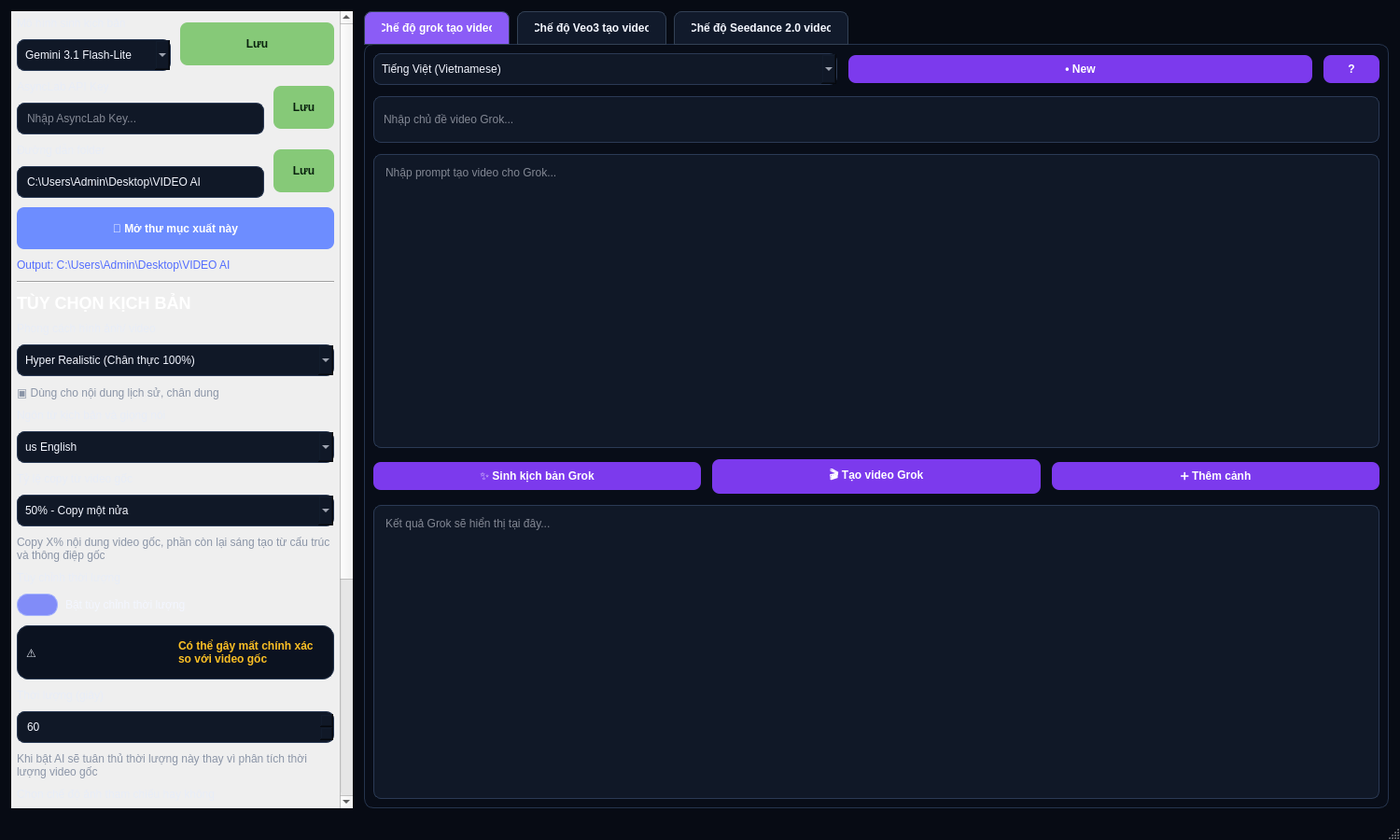
<?xml version="1.0" encoding="UTF-8"?>
<ui version="4.0">
 <class>MainWindow</class>
 <widget class="QMainWindow" name="MainWindow">
  <property name="geometry">
   <rect>
    <x>0</x>
    <y>0</y>
    <width>1500</width>
    <height>900</height>
   </rect>
  </property>
  <property name="minimumSize">
   <size>
    <width>1200</width>
    <height>760</height>
   </size>
  </property>
  <property name="windowTitle">
   <string>Tool Video AI</string>
  </property>
  <property name="styleSheet">
   <string notr="true">QMainWindow, QWidget#centralwidget {
    background-color: #070b14;
    color: #e8edf7;
    font-family: Arial;
}
QLabel {
    color: #e8edf7;
}
QLineEdit, QTextEdit, QPlainTextEdit, QComboBox, QSpinBox {
    background-color: #101827;
    color: #f3f6ff;
    border: 1px solid #2b3a55;
    border-radius: 8px;
    padding: 8px;
    selection-background-color: #7c3aed;
}
QLineEdit:focus, QTextEdit:focus, QComboBox:focus, QSpinBox:focus {
    border: 1px solid #8b5cf6;
}
QPushButton {
    background-color: #7c3aed;
    color: white;
    border: none;
    border-radius: 8px;
    padding: 8px 12px;
    font-weight: bold;
}
QPushButton:hover {
    background-color: #8b5cf6;
}
QPushButton:pressed {
    background-color: #6d28d9;
}
QTabWidget::pane {
    border: 1px solid #25344d;
    border-radius: 10px;
    top: -1px;
    background: #080d18;
}
QTabBar::tab {
    background: #111a2b;
    color: #f4f7ff;
    border: 1px solid #334155;
    padding: 10px 18px;
    margin-right: 8px;
    border-top-left-radius: 8px;
    border-top-right-radius: 8px;
    font-weight: bold;
}
QTabBar::tab:selected {
    background: #8b5cf6;
    color: white;
}
QScrollArea {
    border: none;
    background: transparent;
}
QFrame#sidebarFrame, QFrame#mainFrame {
    background-color: #070b14;
}
QFrame#boxFrame, QFrame#characterFrame, QFrame#sceneCard_1, QFrame#sceneCard_2, QFrame#sceneCard_3, QFrame#sceneCard_4, QFrame#sceneCard_5, QFrame#sceneCard_6 {
    background-color: #0b1220;
    border: 1px solid #26364f;
    border-radius: 12px;
}
QFrame#sceneCard_1, QFrame#sceneCard_2, QFrame#sceneCard_3, QFrame#sceneCard_4, QFrame#sceneCard_5, QFrame#sceneCard_6 {
    border-style: dashed;
    border-color: #f59e0b;
}
QLabel#sectionTitle, QLabel#sectionTitle_2, QLabel#sectionTitle_3 {
    color: #ffffff;
    font-size: 18px;
    font-weight: bold;
}
QLabel#hintLabel, QLabel#hintLabel_2, QLabel#hintLabel_3, QLabel#hintLabel_4, QLabel#hintLabel_5, QLabel#hintLabel_6 {
    color: #8b95a7;
}
QLabel#blueLabel, QLabel#blueLabel_2, QLabel#blueLabel_3, QLabel#blueLabel_4, QLabel#blueLabel_5, QLabel#blueLabel_6 {
    color: #22d3ee;
    font-weight: bold;
}
QLabel#orangeLabel {
    color: #f59e0b;
    font-weight: bold;
}
QCheckBox {
    color: #f3f6ff;
    spacing: 8px;
}
QCheckBox::indicator {
    width: 42px;
    height: 22px;
}
QCheckBox::indicator:unchecked {
    border-radius: 11px;
    background-color: #374151;
    border: 1px solid #4b5563;
}
QCheckBox::indicator:checked {
    border-radius: 11px;
    background-color: #818cf8;
    border: 1px solid #a5b4fc;
}</string>
  </property>
  <widget class="QWidget" name="centralwidget">
   <layout class="QHBoxLayout" name="horizontalLayout_root" stretch="1,3">
    <property name="spacing">
     <number>12</number>
    </property>
    <property name="leftMargin">
     <number>12</number>
    </property>
    <property name="topMargin">
     <number>12</number>
    </property>
    <property name="rightMargin">
     <number>12</number>
    </property>
    <property name="bottomMargin">
     <number>12</number>
    </property>
    <item>
     <widget class="QFrame" name="sidebarFrame">
      <property name="minimumSize">
       <size>
        <width>330</width>
        <height>0</height>
       </size>
      </property>
      <property name="maximumSize">
       <size>
        <width>430</width>
        <height>16777215</height>
       </size>
      </property>
      <property name="frameShape">
       <enum>QFrame::NoFrame</enum>
      </property>
      <layout class="QVBoxLayout" name="verticalLayout_sidebar_root">
       <property name="spacing">
        <number>10</number>
       </property>
       <property name="leftMargin">
        <number>0</number>
       </property>
       <property name="topMargin">
        <number>0</number>
       </property>
       <property name="rightMargin">
        <number>0</number>
       </property>
       <property name="bottomMargin">
        <number>0</number>
       </property>
       <item>
        <widget class="QScrollArea" name="scrollArea_sidebar">
         <property name="widgetResizable">
          <bool>true</bool>
         </property>
         <widget class="QWidget" name="scrollAreaWidgetContents_sidebar">
          <property name="geometry">
           <rect>
            <x>0</x>
            <y>0</y>
            <width>352</width>
            <height>1244</height>
           </rect>
          </property>
          <layout class="QVBoxLayout" name="verticalLayout_sidebar">
           <property name="spacing">
            <number>10</number>
           </property>
           <property name="leftMargin">
            <number>6</number>
           </property>
           <property name="topMargin">
            <number>6</number>
           </property>
           <property name="rightMargin">
            <number>6</number>
           </property>
           <property name="bottomMargin">
            <number>6</number>
           </property>
           <item>
            <layout class="QHBoxLayout" name="horizontalLayout_model">
             <item>
              <layout class="QVBoxLayout" name="verticalLayout_model_text">
               <item>
                <widget class="QLabel" name="label_model_title">
                 <property name="text">
                  <string>Mô hình sinh kịch bản</string>
                 </property>
                </widget>
               </item>
               <item>
                <widget class="QComboBox" name="comboBox_model">
                 <item>
                  <property name="text">
                   <string>Gemini 3.1 Flash-Lite</string>
                  </property>
                 </item>
                 <item>
                  <property name="text">
                   <string>Gemini 2.5 Flash</string>
                  </property>
                 </item>
                 <item>
                  <property name="text">
                   <string>GPT / OpenAI</string>
                  </property>
                 </item>
                </widget>
               </item>
              </layout>
             </item>
             <item>
              <widget class="QPushButton" name="btn_save_model">
               <property name="minimumSize">
                <size>
                 <width>65</width>
                 <height>46</height>
                </size>
               </property>
               <property name="styleSheet">
                <string notr="true">background-color: #86c978; color: #08210d;</string>
               </property>
               <property name="text">
                <string>Lưu</string>
               </property>
              </widget>
             </item>
            </layout>
           </item>
           <item>
            <layout class="QHBoxLayout" name="horizontalLayout_api_key">
             <item>
              <layout class="QVBoxLayout" name="verticalLayout_api_key">
               <item>
                <widget class="QLabel" name="label_api_key">
                 <property name="text">
                  <string>AsyncLab API Key</string>
                 </property>
                </widget>
               </item>
               <item>
                <widget class="QLineEdit" name="lineEdit_async_key">
                 <property name="echoMode">
                  <enum>QLineEdit::Password</enum>
                 </property>
                 <property name="placeholderText">
                  <string>Nhập AsyncLab Key...</string>
                 </property>
                </widget>
               </item>
              </layout>
             </item>
             <item>
              <widget class="QPushButton" name="btn_save_api_key">
               <property name="minimumSize">
                <size>
                 <width>65</width>
                 <height>46</height>
                </size>
               </property>
               <property name="styleSheet">
                <string notr="true">background-color: #86c978; color: #08210d;</string>
               </property>
               <property name="text">
                <string>Lưu</string>
               </property>
              </widget>
             </item>
            </layout>
           </item>
           <item>
            <layout class="QHBoxLayout" name="horizontalLayout_folder">
             <item>
              <layout class="QVBoxLayout" name="verticalLayout_folder">
               <item>
                <widget class="QLabel" name="label_output_folder">
                 <property name="text">
                  <string>Đường dẫn folder</string>
                 </property>
                </widget>
               </item>
               <item>
                <widget class="QLineEdit" name="lineEdit_output_folder">
                 <property name="text">
                  <string>C:\Users\Admin\Desktop\VIDEO AI</string>
                 </property>
                </widget>
               </item>
              </layout>
             </item>
             <item>
              <widget class="QPushButton" name="btn_save_folder">
               <property name="minimumSize">
                <size>
                 <width>65</width>
                 <height>46</height>
                </size>
               </property>
               <property name="styleSheet">
                <string notr="true">background-color: #86c978; color: #08210d;</string>
               </property>
               <property name="text">
                <string>Lưu</string>
               </property>
              </widget>
             </item>
            </layout>
           </item>
           <item>
            <widget class="QPushButton" name="btn_open_output_folder">
             <property name="minimumSize">
              <size>
               <width>0</width>
               <height>45</height>
              </size>
             </property>
             <property name="styleSheet">
              <string notr="true">background-color: #6d8dff; color: white; border-radius: 8px;</string>
             </property>
             <property name="text">
              <string>📁 Mở thư mục xuất này</string>
             </property>
            </widget>
           </item>
           <item>
            <widget class="QLabel" name="label_output_path">
             <property name="styleSheet">
              <string notr="true">color: #536dfe;</string>
             </property>
             <property name="text">
              <string>Output: C:\Users\Admin\Desktop\VIDEO AI</string>
             </property>
            </widget>
           </item>
           <item>
            <widget class="Line" name="line_sidebar_1">
             <property name="orientation">
              <enum>Qt::Horizontal</enum>
             </property>
            </widget>
           </item>
           <item>
            <widget class="QLabel" name="sectionTitle">
             <property name="text">
              <string>TÙY CHỌN KỊCH BẢN</string>
             </property>
            </widget>
           </item>
           <item>
            <widget class="QLabel" name="label_style">
             <property name="text">
              <string>Phong cách hình ảnh/ video</string>
             </property>
            </widget>
           </item>
           <item>
            <widget class="QComboBox" name="comboBox_style">
             <item>
              <property name="text">
               <string>Hyper Realistic (Chân thực 100%)</string>
              </property>
             </item>
             <item>
              <property name="text">
               <string>Anime style</string>
              </property>
             </item>
             <item>
              <property name="text">
               <string>Cinematic realistic</string>
              </property>
             </item>
            </widget>
           </item>
           <item>
            <widget class="QLabel" name="hintLabel">
             <property name="text">
              <string>▣ Dùng cho nội dung lịch sử, chân dung</string>
             </property>
            </widget>
           </item>
           <item>
            <widget class="QLabel" name="label_language">
             <property name="text">
              <string>Ngôn từ kịch bản và giọng nói</string>
             </property>
            </widget>
           </item>
           <item>
            <widget class="QComboBox" name="comboBox_script_language">
             <item>
              <property name="text">
               <string>us English</string>
              </property>
             </item>
             <item>
              <property name="text">
               <string>Tiếng Việt</string>
              </property>
             </item>
             <item>
              <property name="text">
               <string>Japanese</string>
              </property>
             </item>
            </widget>
           </item>
           <item>
            <widget class="QLabel" name="label_copy_ratio">
             <property name="text">
              <string>Tỷ lệ copy từ video gốc</string>
             </property>
            </widget>
           </item>
           <item>
            <widget class="QComboBox" name="comboBox_copy_ratio">
             <item>
              <property name="text">
               <string>50% - Copy một nửa</string>
              </property>
             </item>
             <item>
              <property name="text">
               <string>30% - Copy nhẹ</string>
              </property>
             </item>
             <item>
              <property name="text">
               <string>70% - Copy nhiều</string>
              </property>
             </item>
            </widget>
           </item>
           <item>
            <widget class="QLabel" name="hintLabel_2">
             <property name="text">
              <string>Copy X% nội dung video gốc, phần còn lại sáng tạo từ cấu trúc và thông điệp gốc</string>
             </property>
             <property name="wordWrap">
              <bool>true</bool>
             </property>
            </widget>
           </item>
           <item>
            <widget class="QLabel" name="label_duration_custom">
             <property name="text">
              <string>Tùy chỉnh thời lượng</string>
             </property>
            </widget>
           </item>
           <item>
            <widget class="QCheckBox" name="checkBox_custom_duration">
             <property name="text">
              <string>Bật tùy chỉnh thời lượng</string>
             </property>
             <property name="checked">
              <bool>true</bool>
             </property>
            </widget>
           </item>
           <item>
            <widget class="QFrame" name="boxFrame">
             <property name="minimumSize">
              <size>
               <width>0</width>
               <height>58</height>
              </size>
             </property>
             <layout class="QHBoxLayout" name="horizontalLayout_warning">
              <item>
               <widget class="QLabel" name="label_warning_icon">
                <property name="text">
                 <string>⚠️</string>
                </property>
               </widget>
              </item>
              <item>
               <widget class="QLabel" name="label_warning_text">
                <property name="styleSheet">
                 <string notr="true">color: #fbbf24; font-weight: bold;</string>
                </property>
                <property name="text">
                 <string>Có thể gây mất chính xác so với video gốc</string>
                </property>
                <property name="wordWrap">
                 <bool>true</bool>
                </property>
               </widget>
              </item>
             </layout>
            </widget>
           </item>
           <item>
            <widget class="QLabel" name="label_duration_sec">
             <property name="text">
              <string>Thời lượng (giây)</string>
             </property>
            </widget>
           </item>
           <item>
            <widget class="QSpinBox" name="spinBox_duration">
             <property name="minimum">
              <number>5</number>
             </property>
             <property name="maximum">
              <number>600</number>
             </property>
             <property name="value">
              <number>60</number>
             </property>
            </widget>
           </item>
           <item>
            <widget class="QLabel" name="hintLabel_3">
             <property name="text">
              <string>Khi bật AI sẽ tuân thủ thời lượng này thay vì phân tích thời lượng video gốc</string>
             </property>
             <property name="wordWrap">
              <bool>true</bool>
             </property>
            </widget>
           </item>
           <item>
            <widget class="QLabel" name="label_reference_choice">
             <property name="text">
              <string>Chọn chế độ ảnh tham chiếu hay không</string>
             </property>
            </widget>
           </item>
           <item>
            <widget class="QCheckBox" name="checkBox_reference_image">
             <property name="text">
              <string>Ảnh tham chiếu</string>
             </property>
             <property name="checked">
              <bool>true</bool>
             </property>
            </widget>
           </item>
           <item>
            <widget class="QCheckBox" name="checkBox_sync_character_voice">
             <property name="text">
              <string>Đồng nhất giọng nhân vật</string>
             </property>
             <property name="checked">
              <bool>true</bool>
             </property>
            </widget>
           </item>
           <item>
            <widget class="QLabel" name="label_voice_character">
             <property name="text">
              <string>Giọng nhân vật đồng nhất</string>
             </property>
            </widget>
           </item>
           <item>
            <widget class="QTextEdit" name="textEdit_character_voice">
             <property name="minimumSize">
              <size>
               <width>0</width>
               <height>90</height>
              </size>
             </property>
             <property name="placeholderText">
              <string>Nhập mô tả giọng nhân vật...</string>
             </property>
            </widget>
           </item>
           <item>
            <spacer name="verticalSpacer_sidebar_bottom">
             <property name="orientation">
              <enum>Qt::Vertical</enum>
             </property>
             <property name="sizeHint" stdset="0">
              <size>
               <width>20</width>
               <height>40</height>
              </size>
             </property>
            </spacer>
           </item>
          </layout>
         </widget>
        </widget>
       </item>
      </layout>
     </widget>
    </item>
    <item>
     <widget class="QFrame" name="mainFrame">
      <property name="frameShape">
       <enum>QFrame::NoFrame</enum>
      </property>
      <layout class="QVBoxLayout" name="verticalLayout_main">
       <property name="spacing">
        <number>8</number>
       </property>
       <property name="leftMargin">
        <number>0</number>
       </property>
       <property name="topMargin">
        <number>0</number>
       </property>
       <property name="rightMargin">
        <number>0</number>
       </property>
       <property name="bottomMargin">
        <number>0</number>
       </property>
       <item>
        <widget class="QTabWidget" name="tabWidget_video_mode">
         <property name="currentIndex">
          <number>0</number>
         </property>
         <widget class="QWidget" name="tab_grok">
          <attribute name="title">
           <string>Chế độ grok tạo video</string>
          </attribute>
          <layout class="QVBoxLayout" name="verticalLayout_grok">
           <property name="spacing">
            <number>12</number>
           </property>
           <item>
            <layout class="QHBoxLayout" name="horizontalLayout_grok_top">
             <item>
              <widget class="QComboBox" name="comboBox_grok_language">
               <item>
                <property name="text">
                 <string>Tiếng Việt (Vietnamese)</string>
                </property>
               </item>
               <item>
                <property name="text">
                 <string>English</string>
                </property>
               </item>
              </widget>
             </item>
             <item>
              <widget class="QPushButton" name="btn_grok_new">
               <property name="text">
                <string>• New</string>
               </property>
              </widget>
             </item>
             <item>
              <widget class="QPushButton" name="btn_grok_help">
               <property name="maximumSize">
                <size>
                 <width>60</width>
                 <height>16777215</height>
                </size>
               </property>
               <property name="text">
                <string>?</string>
               </property>
              </widget>
             </item>
            </layout>
           </item>
           <item>
            <widget class="QLineEdit" name="lineEdit_grok_video_title">
             <property name="minimumSize">
              <size>
               <width>0</width>
               <height>50</height>
              </size>
             </property>
             <property name="placeholderText">
              <string>Nhập chủ đề video Grok...</string>
             </property>
            </widget>
           </item>
           <item>
            <widget class="QTextEdit" name="textEdit_grok_prompt">
             <property name="minimumSize">
              <size>
               <width>0</width>
               <height>180</height>
              </size>
             </property>
             <property name="placeholderText">
              <string>Nhập prompt tạo video cho Grok...</string>
             </property>
            </widget>
           </item>
           <item>
            <layout class="QHBoxLayout" name="horizontalLayout_grok_buttons">
             <item>
              <widget class="QPushButton" name="btn_grok_generate_script">
               <property name="text">
                <string>✨ Sinh kịch bản Grok</string>
               </property>
              </widget>
             </item>
             <item>
              <widget class="QPushButton" name="btn_grok_create_video">
               <property name="text">
                <string>🎬 Tạo video Grok</string>
               </property>
              </widget>
             </item>
             <item>
              <widget class="QPushButton" name="btn_grok_add_scene">
               <property name="text">
                <string>➕ Thêm cảnh</string>
               </property>
              </widget>
             </item>
            </layout>
           </item>
           <item>
            <widget class="QTextEdit" name="textEdit_grok_result">
             <property name="placeholderText">
              <string>Kết quả Grok sẽ hiển thị tại đây...</string>
             </property>
            </widget>
           </item>
          </layout>
         </widget>
         <widget class="QWidget" name="tab_veo3">
          <attribute name="title">
           <string>Chế độ Veo3 tạo video</string>
          </attribute>
          <layout class="QVBoxLayout" name="verticalLayout_veo3">
           <property name="spacing">
            <number>10</number>
           </property>
           <item>
            <widget class="QScrollArea" name="scrollArea_veo3">
             <property name="widgetResizable">
              <bool>true</bool>
             </property>
             <widget class="QWidget" name="scrollAreaWidgetContents_veo3">
              <property name="geometry">
               <rect>
                <x>0</x>
                <y>0</y>
                <width>1064</width>
                <height>1104</height>
               </rect>
              </property>
              <layout class="QVBoxLayout" name="verticalLayout_veo3_content">
               <property name="spacing">
                <number>12</number>
               </property>
               <item>
                <layout class="QHBoxLayout" name="horizontalLayout_veo3_top">
                 <item>
                  <widget class="QComboBox" name="comboBox_veo3_language">
                   <item>
                    <property name="text">
                     <string>Tiếng Việt (Vietnamese)</string>
                    </property>
                   </item>
                   <item>
                    <property name="text">
                     <string>English</string>
                    </property>
                   </item>
                  </widget>
                 </item>
                 <item>
                  <widget class="QLabel" name="label_version">
                   <property name="text">
                    <string>v1.5.9</string>
                   </property>
                  </widget>
                 </item>
                 <item>
                  <widget class="QPushButton" name="btn_veo3_new">
                   <property name="text">
                    <string>• New</string>
                   </property>
                  </widget>
                 </item>
                 <item>
                  <widget class="QPushButton" name="btn_veo3_help">
                   <property name="maximumSize">
                    <size>
                     <width>60</width>
                     <height>16777215</height>
                    </size>
                   </property>
                   <property name="text">
                    <string>?</string>
                   </property>
                  </widget>
                 </item>
                </layout>
               </item>
               <item>
                <widget class="QLineEdit" name="lineEdit_youtube_url">
                 <property name="minimumSize">
                  <size>
                   <width>0</width>
                   <height>56</height>
                  </size>
                 </property>
                 <property name="text">
                  <string>https://www.youtube.com/shorts/bQic0POmBHA</string>
                 </property>
                 <property name="placeholderText">
                  <string>Nhập link YouTube Shorts...</string>
                 </property>
                </widget>
               </item>
               <item>
                <widget class="QLineEdit" name="lineEdit_optional_description">
                 <property name="minimumSize">
                  <size>
                   <width>0</width>
                   <height>56</height>
                  </size>
                 </property>
                 <property name="placeholderText">
                  <string>Mô tả thêm (tùy chọn)...</string>
                 </property>
                </widget>
               </item>
               <item>
                <widget class="QPushButton" name="btn_analyze_youtube">
                 <property name="minimumSize">
                  <size>
                   <width>0</width>
                   <height>58</height>
                  </size>
                 </property>
                 <property name="styleSheet">
                  <string notr="true">background-color: #9b5cf6; color: white; border-radius: 10px; font-size: 15px;</string>
                 </property>
                 <property name="text">
                  <string>🐱 PHÂN TÍCH TỪ YOUTUBE</string>
                 </property>
                </widget>
               </item>
               <item>
                <layout class="QHBoxLayout" name="horizontalLayout_action_buttons">
                 <property name="spacing">
                  <number>10</number>
                 </property>
                 <item>
                  <widget class="QPushButton" name="btn_processing">
                   <property name="text">
                    <string>⏳ Đang xử lý... (2/13)</string>
                   </property>
                  </widget>
                 </item>
                 <item>
                  <widget class="QPushButton" name="btn_merge_video">
                   <property name="text">
                    <string>🎬 Ghép Video</string>
                   </property>
                  </widget>
                 </item>
                 <item>
                  <widget class="QPushButton" name="btn_merge_selected_scene">
                   <property name="text">
                    <string>🎞 Ghép cảnh đã chọn (0)</string>
                   </property>
                  </widget>
                 </item>
                 <item>
                  <widget class="QPushButton" name="btn_run_combo">
                   <property name="text">
                    <string>⚡ Đang chạy Combo 3...</string>
                   </property>
                  </widget>
                 </item>
                 <item>
                  <widget class="QPushButton" name="btn_fix_all_error">
                   <property name="text">
                    <string>☞ Sửa tất cả lỗi</string>
                   </property>
                  </widget>
                 </item>
                 <item>
                  <widget class="QPushButton" name="btn_add_script">
                   <property name="text">
                    <string>➕ Thêm kịch bản</string>
                   </property>
                  </widget>
                 </item>
                </layout>
               </item>
               <item>
                <widget class="QFrame" name="characterFrame">
                 <property name="minimumSize">
                  <size>
                   <width>0</width>
                   <height>120</height>
                  </size>
                 </property>
                 <layout class="QHBoxLayout" name="horizontalLayout_character">
                  <property name="spacing">
                   <number>16</number>
                  </property>
                  <item>
                   <widget class="QPushButton" name="btn_reference_image_block">
                    <property name="minimumSize">
                     <size>
                      <width>360</width>
                      <height>86</height>
                     </size>
                    </property>
                    <property name="styleSheet">
                     <string notr="true">background-color: #070b14; border: 1px solid #334155; color: #b9c4d8; font-size: 16px; border-radius: 10px;</string>
                    </property>
                    <property name="text">
                     <string>ẢNH THAM CHIẾU</string>
                    </property>
                   </widget>
                  </item>
                  <item>
                   <widget class="QLabel" name="orangeLabel">
                    <property name="text">
                     <string>MEO ME (Adult female cat, white fur, red dress...) MEO BO (Adult male cat, orange tabby fur, strong posture...)</string>
                    </property>
                    <property name="wordWrap">
                     <bool>true</bool>
                    </property>
                   </widget>
                  </item>
                 </layout>
                </widget>
               </item>
               <item>
                <widget class="QFrame" name="sceneCard_1">
                 <property name="minimumSize">
                  <size>
                   <width>0</width>
                   <height>190</height>
                  </size>
                 </property>
                 <layout class="QHBoxLayout" name="horizontalLayout_scene_1">
                  <property name="spacing">
                   <number>18</number>
                  </property>
                  <item>
                   <widget class="QPushButton" name="btn_scene_5_preview">
                    <property name="minimumSize">
                     <size>
                      <width>270</width>
                      <height>150</height>
                     </size>
                    </property>
                    <property name="styleSheet">
                     <string notr="true">background-color: #020617; border: 1px solid #334155; color: #b9c4d8; font-size: 16px; border-radius: 10px;</string>
                    </property>
                    <property name="text">
                     <string>SCENE 5</string>
                    </property>
                   </widget>
                  </item>
                  <item>
                   <layout class="QVBoxLayout" name="verticalLayout_scene_5_text">
                    <item>
                     <widget class="QLabel" name="blueLabel">
                      <property name="text">
                       <string>VIDEO PROMPT</string>
                      </property>
                     </widget>
                    </item>
                    <item>
                     <widget class="QTextEdit" name="textEdit_scene_5_prompt">
                      <property name="minimumSize">
                       <size>
                        <width>0</width>
                        <height>82</height>
                       </size>
                      </property>
                      <property name="html">
                       <string>&lt;!DOCTYPE HTML PUBLIC &quot;-//W3C//DTD HTML 4.0//EN&quot; &quot;http://www.w3.org/TR/REC-html40/strict.dtd&quot;&gt;
&lt;html&gt;&lt;head&gt;&lt;meta name=&quot;qrichtext&quot; content=&quot;1&quot; /&gt;&lt;meta charset=&quot;utf-8&quot; /&gt;&lt;style type=&quot;text/css&quot;&gt;
p, li { white-space: pre-wrap; }
hr { height: 1px; border-width: 0; }
li.unchecked::marker { content: &quot;\2610&quot;; }
li.checked::marker { content: &quot;\2612&quot;; }
&lt;/style&gt;&lt;/head&gt;&lt;body style=&quot; font-family:'Segoe UI'; font-size:9pt; font-weight:400; font-style:normal;&quot;&gt;
&lt;p style=&quot; margin-top:12px; margin-bottom:12px; margin-left:0px; margin-right:0px; -qt-block-indent:0; text-indent:0px;&quot;&gt;anime style, vibrant colors, clean outlines, soft cel shading, detailed eyes, studio-quality anime frame, high clarity character design. The character stands in a cinematic scene with expressive pose...&lt;/p&gt;&lt;/body&gt;&lt;/html&gt;</string>
                      </property>
                     </widget>
                    </item>
                    <item>
                     <widget class="QLabel" name="blueLabel_2">
                      <property name="text">
                       <string>AUDIO / TTS</string>
                      </property>
                     </widget>
                    </item>
                    <item>
                     <widget class="QLineEdit" name="lineEdit_scene_5_tts">
                      <property name="text">
                       <string>I am pregnant!</string>
                      </property>
                     </widget>
                    </item>
                   </layout>
                  </item>
                 </layout>
                </widget>
               </item>
               <item>
                <widget class="QFrame" name="sceneCard_2">
                 <property name="minimumSize">
                  <size>
                   <width>0</width>
                   <height>190</height>
                  </size>
                 </property>
                 <layout class="QHBoxLayout" name="horizontalLayout_scene_2">
                  <property name="spacing">
                   <number>18</number>
                  </property>
                  <item>
                   <widget class="QPushButton" name="btn_scene_6_preview">
                    <property name="minimumSize">
                     <size>
                      <width>270</width>
                      <height>150</height>
                     </size>
                    </property>
                    <property name="styleSheet">
                     <string notr="true">background-color: #020617; border: 1px solid #334155; color: #b9c4d8; font-size: 16px; border-radius: 10px;</string>
                    </property>
                    <property name="text">
                     <string>SCENE 6</string>
                    </property>
                   </widget>
                  </item>
                  <item>
                   <layout class="QVBoxLayout" name="verticalLayout_scene_6_text">
                    <item>
                     <widget class="QCheckBox" name="checkBox_scene_6">
                      <property name="text">
                       <string>CẢNH 6</string>
                      </property>
                      <property name="checked">
                       <bool>true</bool>
                      </property>
                     </widget>
                    </item>
                    <item>
                     <widget class="QLabel" name="blueLabel_3">
                      <property name="text">
                       <string>VIDEO PROMPT</string>
                      </property>
                     </widget>
                    </item>
                    <item>
                     <widget class="QTextEdit" name="textEdit_scene_6_prompt">
                      <property name="minimumSize">
                       <size>
                        <width>0</width>
                        <height>82</height>
                       </size>
                      </property>
                      <property name="plainText">
                       <string>anime style, vibrant colors, clean outlines, soft cel shading, detailed eyes, studio-quality anime frame...</string>
                      </property>
                     </widget>
                    </item>
                    <item>
                     <widget class="QLabel" name="blueLabel_4">
                      <property name="text">
                       <string>AUDIO / TTS</string>
                      </property>
                     </widget>
                    </item>
                   </layout>
                  </item>
                 </layout>
                </widget>
               </item>
               <item>
                <spacer name="verticalSpacer_veo3">
                 <property name="orientation">
                  <enum>Qt::Vertical</enum>
                 </property>
                 <property name="sizeHint" stdset="0">
                  <size>
                   <width>20</width>
                   <height>40</height>
                  </size>
                 </property>
                </spacer>
               </item>
              </layout>
             </widget>
            </widget>
           </item>
          </layout>
         </widget>
         <widget class="QWidget" name="tab_seedance">
          <attribute name="title">
           <string>Chế độ Seedance 2.0 video</string>
          </attribute>
          <layout class="QVBoxLayout" name="verticalLayout_seedance">
           <property name="spacing">
            <number>12</number>
           </property>
           <item>
            <layout class="QHBoxLayout" name="horizontalLayout_seedance_top">
             <item>
              <widget class="QComboBox" name="comboBox_seedance_language">
               <item>
                <property name="text">
                 <string>Tiếng Việt (Vietnamese)</string>
                </property>
               </item>
               <item>
                <property name="text">
                 <string>English</string>
                </property>
               </item>
              </widget>
             </item>
             <item>
              <widget class="QPushButton" name="btn_seedance_new">
               <property name="text">
                <string>• New</string>
               </property>
              </widget>
             </item>
             <item>
              <widget class="QPushButton" name="btn_seedance_help">
               <property name="maximumSize">
                <size>
                 <width>60</width>
                 <height>16777215</height>
                </size>
               </property>
               <property name="text">
                <string>?</string>
               </property>
              </widget>
             </item>
            </layout>
           </item>
           <item>
            <layout class="QHBoxLayout" name="horizontalLayout_seedance_inputs">
             <item>
              <widget class="QComboBox" name="comboBox_seedance_model">
               <item>
                <property name="text">
                 <string>Seedance 2.0 Pro</string>
                </property>
               </item>
               <item>
                <property name="text">
                 <string>Seedance 2.0 Lite</string>
                </property>
               </item>
              </widget>
             </item>
             <item>
              <widget class="QComboBox" name="comboBox_seedance_ratio">
               <item>
                <property name="text">
                 <string>9:16 Vertical</string>
                </property>
               </item>
               <item>
                <property name="text">
                 <string>16:9 Horizontal</string>
                </property>
               </item>
               <item>
                <property name="text">
                 <string>1:1 Square</string>
                </property>
               </item>
              </widget>
             </item>
             <item>
              <widget class="QSpinBox" name="spinBox_seedance_duration">
               <property name="suffix">
                <string> giây</string>
               </property>
               <property name="minimum">
                <number>3</number>
               </property>
               <property name="maximum">
                <number>120</number>
               </property>
               <property name="value">
                <number>10</number>
               </property>
              </widget>
             </item>
            </layout>
           </item>
           <item>
            <widget class="QLineEdit" name="lineEdit_seedance_reference">
             <property name="minimumSize">
              <size>
               <width>0</width>
               <height>50</height>
              </size>
             </property>
             <property name="placeholderText">
              <string>Đường dẫn ảnh/video tham chiếu...</string>
             </property>
            </widget>
           </item>
           <item>
            <widget class="QTextEdit" name="textEdit_seedance_prompt">
             <property name="minimumSize">
              <size>
               <width>0</width>
               <height>220</height>
              </size>
             </property>
             <property name="placeholderText">
              <string>Nhập prompt Seedance 2.0...</string>
             </property>
            </widget>
           </item>
           <item>
            <layout class="QHBoxLayout" name="horizontalLayout_seedance_buttons">
             <item>
              <widget class="QPushButton" name="btn_seedance_create">
               <property name="text">
                <string>⚡ Tạo video Seedance</string>
               </property>
              </widget>
             </item>
             <item>
              <widget class="QPushButton" name="btn_seedance_fix_prompt">
               <property name="text">
                <string>☞ Sửa prompt</string>
               </property>
              </widget>
             </item>
             <item>
              <widget class="QPushButton" name="btn_seedance_add_scene">
               <property name="text">
                <string>➕ Thêm cảnh</string>
               </property>
              </widget>
             </item>
            </layout>
           </item>
           <item>
            <widget class="QTextEdit" name="textEdit_seedance_log">
             <property name="placeholderText">
              <string>Log Seedance sẽ hiển thị tại đây...</string>
             </property>
            </widget>
           </item>
          </layout>
         </widget>
        </widget>
       </item>
      </layout>
     </widget>
    </item>
   </layout>
  </widget>
  <widget class="QMenuBar" name="menubar">
   <property name="geometry">
    <rect>
     <x>0</x>
     <y>0</y>
     <width>1500</width>
     <height>21</height>
    </rect>
   </property>
  </widget>
  <widget class="QStatusBar" name="statusbar"/>
 </widget>
 <resources/>
 <connections/>
</ui>
